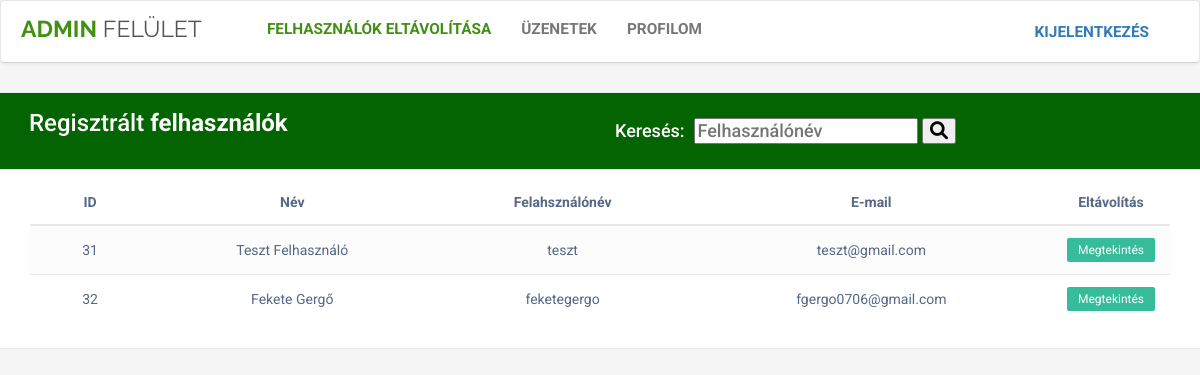
Page /admin/felh_eltav.php (signed in) on the committed database.
### tables this page shows
CREATE TABLE `user` (
  `user_id` int(11) NOT NULL,
  `lname` varchar(32) NOT NULL,
  `fname` varchar(32) NOT NULL,
  `username` varchar(32) NOT NULL,
  `email` varchar(64) NOT NULL,
  `password` varchar(32) NOT NULL,
  `admine` tinyint(1) DEFAULT 0
);

### admin/felh_eltav.php (the view, shortened to what this page needs)
<?php
include('../connect.php');
$felhasznalok = mysqli_query($connect, "SELECT * FROM user WHERE admine = '0'");
?>
<!DOCTYPE html>
<html lang="en">
<head>
    <link rel="stylesheet" href="https://maxcdn.bootstrapcdn.com/font-awesome/4.7.0/css/font-awesome.min.css">
    <link rel="stylesheet" href="https://maxcdn.bootstrapcdn.com/bootstrap/3.3.7/css/bootstrap.min.css">
    <link rel="stylesheet" href="https://cdnjs.cloudflare.com/ajax/libs/font-awesome/6.0.0/css/all.min.css">
</head>
<body>
    <nav class="navbar navbar-default navbar-expand-lg navbar-light">
        <div class="navbar-header">
            <a class="navbar-brand" href="../admin/adminkezdolap.php"><b>Admin</b> Felület</a>
        </div>
        <div id="navbarCollapse" class="collapse navbar-collapse">
            <ul class="nav navbar-nav">
                <li class="active"><a href="../admin/felh_eltav.php">Felhasználók eltávolítása</a></li>
                <li><a href="../admin/adminuzenetek.php">Üzenetek</a></li>
                <li><a href="../admin/adminprofil.php">Profilom</a></li>
            </ul>
            <ul class="nav navbar-form form-inline navbar-right ml-auto">
                <li style="float: right;text-align:right; color: black;"><a href="../logout.php">Kijelentkezés</a></li>
            </ul>
        </div>
    </nav>
    <div class="table-wrapper">
        <div class="table-title">
            <div class="row">
                <div class="col-sm-6">
                    <h2>Regisztrált <b>felhasználók</b></h2>
                </div>
                <div class="col-sm-6">
                    <form method="post">
                        <h4>Keresés: &nbsp;<input style="color: black;" type="text" name="felhasznalonev" placeholder="Felhasználónév">&nbsp;<button type="submit" name="search" style="color: black;"><i class="fas fa-search"></i></button></h4>
                    </form>
                </div>
            </div>
        </div>
        <table class="table table-striped table-hover">
            <thead>
                <tr>
                    <th>ID</th>
                    <th>Név</th>
                    <th>Felahsználónév</th>
                    <th>E-mail</th>
                    <th>Eltávolítás</th>
                </tr>
            </thead>
            <tbody>
                <?php
                if (isset($felhasznalok)) {
                    while ($row = mysqli_fetch_assoc($felhasznalok)) {
                        $user_id = $row['user_id']
                ?>
                        <form method="post">
                            <tr>
                                <td><?php echo $row['user_id']; ?></td>
                                <td><?php echo $row['lname'] . ' ' . $row['fname']; ?></td>
                                <td><?php echo $row['username']; ?></td>
                                <td><?php echo $row['email']; ?></td>
                                <td><a href="../admin/eltavolit.php?felhId=<?php echo $user_id; ?>"><button type="button" class="btn btn-sm manage">Megtekintés</button></a></td>
                            </tr>
                        </form>
                <?php
                    }
                }
                ?>
            </tbody>
        </table>
    </div>
</body>
</html>

### style/navstyle.css (style rules this page uses)
body { background-color: #eee; font-family: 'Open Sans', sans-serif; }
.form-inline { display: inline-block; }
.navbar { font-size: 16px; background: #ffffff; padding-top: 3px; padding-left: 20px; padding-right: 20px; border-bottom: 1px solid #d6d6d6; box-shadow: 0 0 4px rgba(0,0,0,.1); }
.navbar .navbar-brand { color: #555; padding-left: 0; font-size: 23px; padding-right: 50px; font-family: 'Raleway', sans-serif; text-transform: uppercase; }
.navbar .navbar-brand b { font-weight: bold; color: #429013; }
.navbar ul.nav li { font-size: 96%; font-weight: bold; text-transform: uppercase; }
.navbar ul.nav li.active a, .navbar ul.nav li.active a:hover, .navbar ul.nav li.active a:focus { color: #429013 !important; background: transparent !important; }
.navbar .navbar-form { border: none; }

### style/adminkezdolap.css (style rules this page uses)
body { color: #566787; background: #f5f5f5; font-family: 'Roboto', sans-serif; }
.table-wrapper { width: 1200px; background: #fff; padding: 20px 30px 5px; margin: 30px auto; box-shadow: 0 0 1px 0 rgba(0, 0, 0, .25); }
.table-title { border-bottom: 1px solid #e9e9e9; padding-bottom: 15px; margin-bottom: 5px; background: rgb(4, 100, 1); margin: -20px -31px 10px; padding: 15px 30px; color: #fff; }
.table-title h2 { margin: 2px 0 0; font-size: 24px; }
table.table tr th, table.table tr td { border-color: #e9e9e9; padding: 12px 15px; vertical-align: middle; text-align: center; }
table.table tr th:first-child { width: 120px; }
table.table tr th:last-child { width: 100px; }
table.table-striped tbody tr:nth-of-type(odd) { background-color: #fcfcfc; }
table.table td a { color: #2196f3; }
table.table td .btn.manage { padding: 2px 10px; background: #37BC9B; color: #fff; border-radius: 2px; }

### rows in the picture
user: user_id "31", lname "Teszt", fname "Felhasználó", username "teszt", email "teszt@gmail.com"
user: user_id "32", lname "Fekete", fname "Gergő", username "feketegergo", email "fgergo0706@gmail.com"
